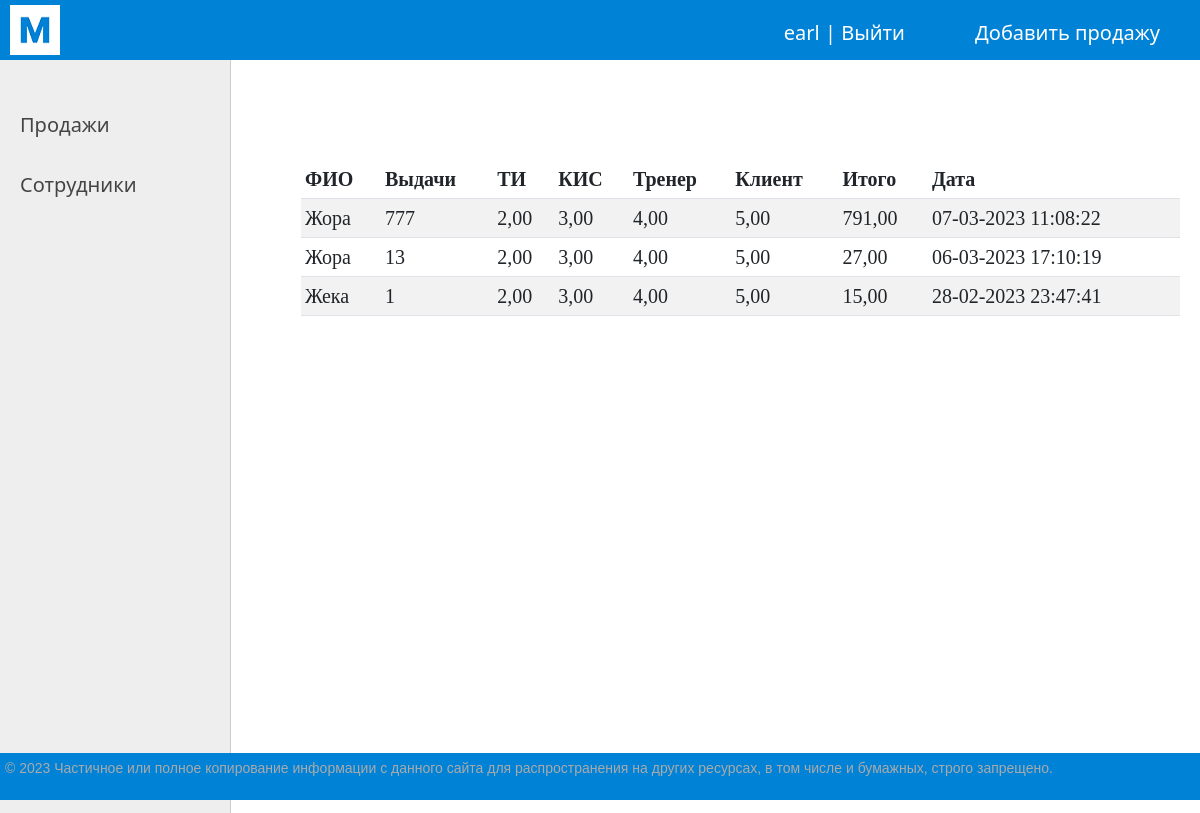
The app's page /sales/ (signed in) with its own data.
### kpi/models.py (models this page shows, shortened)
class Sales(models.Model):
    fio = models.ForeignKey(Staff, on_delete=models.DO_NOTHING, null=True, verbose_name="ФИО")
    extradition = models.IntegerField(verbose_name="Выдачи")
    ti = models.DecimalField(max_digits=5, decimal_places=2, verbose_name="ТИ")
    kis = models.DecimalField(max_digits=5, decimal_places=2, verbose_name="КИС")
    trener = models.DecimalField(max_digits=5, decimal_places=2, verbose_name="Тренер")
    client = models.DecimalField(max_digits=5, decimal_places=2, verbose_name="Клиент")
    total = models.DecimalField(max_digits=5, decimal_places=2, default=0, verbose_name="Итого")
    time_create = models.DateTimeField(auto_now_add=True, verbose_name="Время")
    time_update = models.DateTimeField(auto_now=True)
    user = models.ForeignKey(User, verbose_name='Пользователь', on_delete=models.DO_NOTHING)
    class Meta:
        verbose_name = 'Продажи'
        verbose_name_plural = 'Продажи'
        ordering = ['-time_create', 'fio']

class Staff(models.Model):
    name = models.CharField(max_length=25, db_index=True, verbose_name="ФИО")
    photo = models.ImageField(upload_to="photos/%Y/%m/%d/", verbose_name="Фото")
    slug = models.SlugField(max_length=25, unique=True, db_index=True, verbose_name="URL")
    def __str__(self):
        return self.name
    class Meta:
        verbose_name = 'Сотрудник'
        verbose_name_plural = 'Сотрудники'
        ordering = ['name']

### kpi/views.py (the view)
# urls.py: path('sales/', SalesView.as_view(), name='sales'),
class SalesView(DataMixin, ListView):
    paginate_by = 10
    model = Sales
    template_name = 'kpi/sales.html'
    context_object_name = 'sales'
    def get_context_data(self, *, object_list=None, **kwargs):
        context = super().get_context_data(**kwargs)
        context['title'] = 'Продажи'
        if not self.request.user.is_authenticated:
            context['menu'] = []
        else:
            context['menu'] = [{'title': "Добавить продажу", 'url_name': 'add_sale'}]
        return context

### kpi/templates/kpi/sales.html (shortened to what this page needs)
{% extends 'kpi/base.html' %}
{% block content %}
        <div class="table-responsive">
            <table class="table table-striped table-sm">
                <thead>
                <tr>
                    <th scope="col">ФИО</th>
                    <th scope="col">Выдачи</th>
                    <th scope="col">ТИ</th>
                    <th scope="col">КИС</th>
                    <th scope="col">Тренер</th>
                    <th scope="col">Клиент</th>
                    <th scope="col">Итого</th>
                    <th scope="col">Дата</th>
                </tr>
                </thead>
                <tbody>
                {% for s in sales %}
                <tr>
                    <td>{{s.fio}}</td>
                    <td>{{s.extradition}}</td>
                    <td>{{s.ti}}</td>
                    <td>{{s.kis}}</td>
                    <td>{{s.trener}}</td>
                    <td>{{s.client}}</td>
                    <td>{{s.total}}</td>
                    <td>{{s.time_create|date:"d-m-Y H:i:s"}}</td>
                </tr>
                {% endfor %}
                </tbody>
            </table>
        </div>
    {% endblock %}

### kpi/templates/kpi/base.html (shortened to what this page needs)
{% load static %}
<!DOCTYPE html>
<html>
<head>
    <link type="text/css" href="{% static 'kpi/css/styles.css' %}" rel="stylesheet"/>
</head>
<body>
<table class="table-page" border=0 cellpadding="0" cellspacing="0">
    <tr>
        <td valign=top>
            {% block mainmenu %}
            <div class="header">
                <ul id="mainmenu" class="mainmenu">
                    <li class="logo"><a href="{% url 'home' %}">
                        <div class="logo"></div>
                    </a></li>
                    {% for m in menu %}
                    {% if not forloop.last %}
                    <li><a href="{% url m.url_name %}">{{m.title}}</a></li>
                    {% else %}
                    <li class="last"><a href="{% url m.url_name %}">{{m.title}}</a></li>
                    {% endif %}
                    {% endfor %}
                    {% if request.user.is_authenticated %}
                    <li class="last"> {{user.username}} | <a href="{% url 'logout' %}">Выйти</a></li>
                    {% else %}
                    <li class="last"><a href="{% url 'register' %}">Регистрация</a> | <a
                            href="{% url 'login' %}">Войти</a></li>
                    {% endif %}
                </ul>
            </div>
            {% endblock mainmenu %}
            <table class="table-content" border=0 cellpadding="0" cellspacing="0">
                <tr>
                    <td valign="top" class="left-chapters">
                        <ul id="leftchapters">
                            <li><a href="{% url 'sales' %}">Продажи</a></li>
                            <li><a href="{% url 'staff' %}">Сотрудники</a></li>
                    <td valign="top" class="content">
                        <div class="content-text">
                            {% block content %}
                            {% endblock %}
                        </div>
                    </td>
                </tr>
            </table>
        </td>
    </tr>
    <tr>
        <td valign=top>
            <div id="footer">
                <p>&copy; 2023 Частичное или полное копирование информации с данного сайта для распространения на других
                    ресурсах, в том числе и бумажных, строго запрещено.</p>
            </div>
        </td>
    </tr>
</table>
</body>
</html>

### records on screen
Sales: fio "Жора", extradition "777", ti "2,00", kis "3,00", trener "4,00", client "5,00", total "791,00", time_create "07-03-2023 11:08:22"
Sales: fio "Жора", extradition "13", ti "2,00", kis "3,00", trener "4,00", client "5,00", total "27,00", time_create "06-03-2023 17:10:19"
Sales: fio "Жека", extradition "1", ti "2,00", kis "3,00", trener "4,00", client "5,00", total "15,00", time_create "28-02-2023 23:47:41"

### other values on screen
{{ m.title }} "Добавить продажу"
{{ user.username }} "earl"
